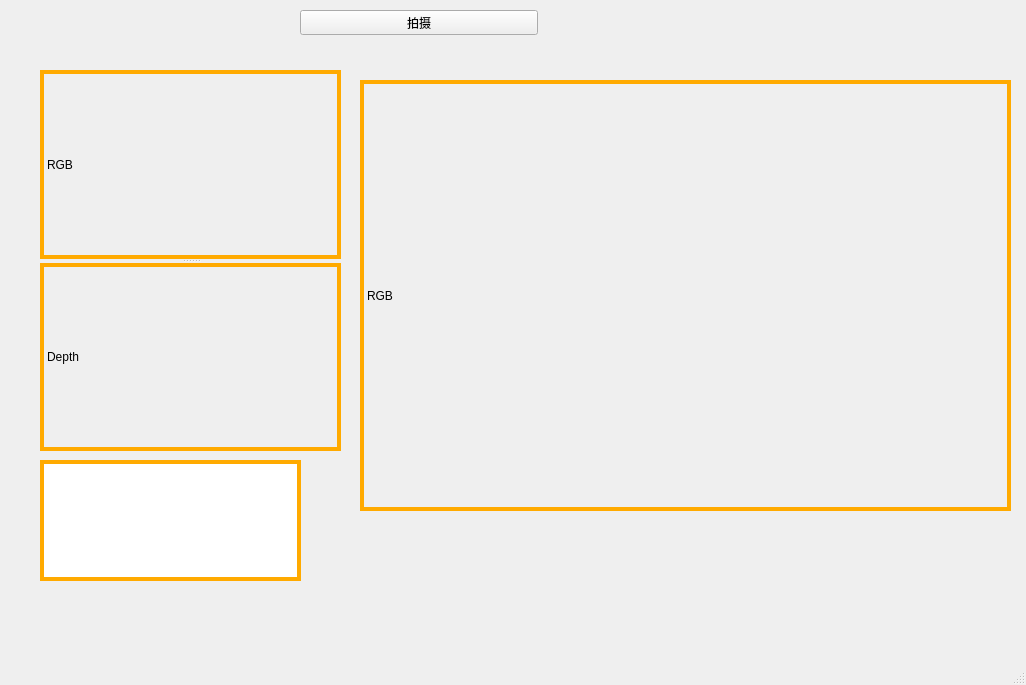
<?xml version="1.0" encoding="UTF-8"?>
<ui version="4.0">
 <class>MainWindow</class>
 <widget class="QMainWindow" name="MainWindow">
  <property name="geometry">
   <rect>
    <x>0</x>
    <y>0</y>
    <width>1026</width>
    <height>685</height>
   </rect>
  </property>
  <property name="windowTitle">
   <string>Listen Light</string>
  </property>
  <widget class="QWidget" name="centralwidget">
   <widget class="QTextEdit" name="Prompt">
    <property name="enabled">
     <bool>true</bool>
    </property>
    <property name="geometry">
     <rect>
      <x>40</x>
      <y>460</y>
      <width>261</width>
      <height>121</height>
     </rect>
    </property>
    <property name="sizePolicy">
     <sizepolicy hsizetype="Expanding" vsizetype="Expanding">
      <horstretch>0</horstretch>
      <verstretch>0</verstretch>
     </sizepolicy>
    </property>
    <property name="maximumSize">
     <size>
      <width>900</width>
      <height>400</height>
     </size>
    </property>
    <property name="styleSheet">
     <string notr="true">border-width: 4px;border-style: solid;border-color: rgb(255, 170, 0)</string>
    </property>
    <property name="documentTitle">
     <string>指示信息显示</string>
    </property>
    <property name="readOnly">
     <bool>true</bool>
    </property>
   </widget>
   <widget class="QSplitter" name="splitter">
    <property name="geometry">
     <rect>
      <x>40</x>
      <y>70</y>
      <width>301</width>
      <height>381</height>
     </rect>
    </property>
    <property name="orientation">
     <enum>Qt::Vertical</enum>
    </property>
    <widget class="QLabel" name="label_show_RGB">
     <property name="sizePolicy">
      <sizepolicy hsizetype="Fixed" vsizetype="Fixed">
       <horstretch>0</horstretch>
       <verstretch>0</verstretch>
      </sizepolicy>
     </property>
     <property name="styleSheet">
      <string notr="true">border-width: 4px;border-style: solid;border-color: rgb(255, 170, 0)</string>
     </property>
     <property name="frameShape">
      <enum>QFrame::Box</enum>
     </property>
     <property name="frameShadow">
      <enum>QFrame::Raised</enum>
     </property>
     <property name="text">
      <string>RGB</string>
     </property>
    </widget>
    <widget class="QLabel" name="label_show">
     <property name="sizePolicy">
      <sizepolicy hsizetype="Expanding" vsizetype="Expanding">
       <horstretch>0</horstretch>
       <verstretch>0</verstretch>
      </sizepolicy>
     </property>
     <property name="styleSheet">
      <string notr="true">border-width: 4px;border-style: solid;border-color: rgb(255, 170, 0)</string>
     </property>
     <property name="frameShape">
      <enum>QFrame::Box</enum>
     </property>
     <property name="text">
      <string>Depth</string>
     </property>
    </widget>
   </widget>
   <widget class="QLabel" name="label_show_final">
    <property name="geometry">
     <rect>
      <x>360</x>
      <y>80</y>
      <width>651</width>
      <height>431</height>
     </rect>
    </property>
    <property name="sizePolicy">
     <sizepolicy hsizetype="Expanding" vsizetype="Expanding">
      <horstretch>0</horstretch>
      <verstretch>0</verstretch>
     </sizepolicy>
    </property>
    <property name="styleSheet">
     <string notr="true">border-width: 4px;border-style: solid;border-color: rgb(255, 170, 0)</string>
    </property>
    <property name="frameShape">
     <enum>QFrame::Box</enum>
    </property>
    <property name="text">
     <string>RGB</string>
    </property>
   </widget>
   <widget class="QWidget" name="layoutWidget">
    <property name="geometry">
     <rect>
      <x>300</x>
      <y>10</y>
      <width>238</width>
      <height>25</height>
     </rect>
    </property>
    <layout class="QHBoxLayout" name="horizontalLayout">
     <item>
      <widget class="QPushButton" name="pushButton_takephotos">
       <property name="text">
        <string>拍摄</string>
       </property>
      </widget>
     </item>
    </layout>
   </widget>
   <zorder>Prompt</zorder>
   <zorder>label_show_final</zorder>
   <zorder>layoutWidget</zorder>
   <zorder>splitter</zorder>
  </widget>
  <widget class="QMenuBar" name="menubar">
   <property name="geometry">
    <rect>
     <x>0</x>
     <y>0</y>
     <width>1026</width>
     <height>22</height>
    </rect>
   </property>
  </widget>
  <widget class="QStatusBar" name="statusbar"/>
 </widget>
 <resources/>
 <connections/>
</ui>
